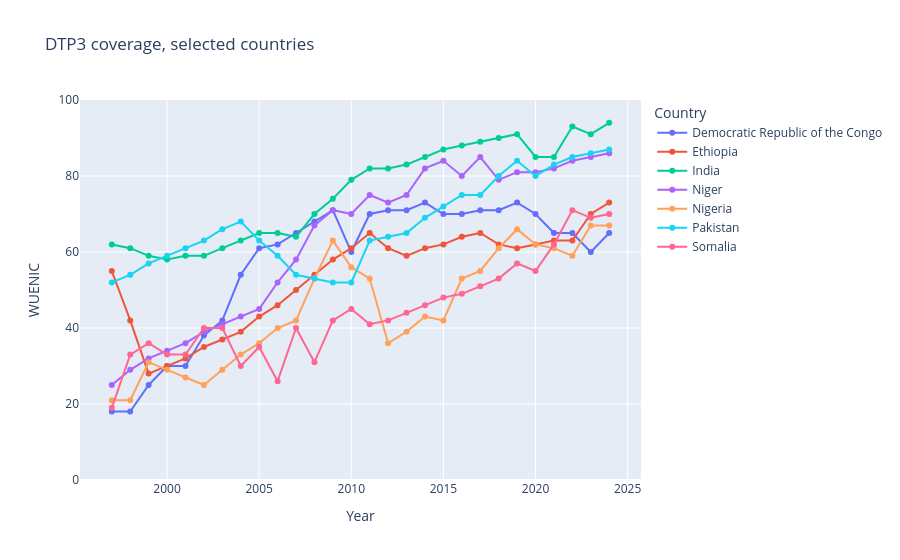

Notebook code cell kept with this figure:
### Markdown cell above
## Step 6.1: A single interactive line chart

### Code cell
import plotly.express as px

countries = ["Pakistan", "India", "Nigeria", "Ethiopia", "Democratic Republic of the Congo", "Niger", "Somalia"]
sub = df[(df["Country"].isin(countries)) & (df["Vaccine"] == "DTP3")]
fig = px.line(sub, x="Year", y="WUENIC", color="Country",
              markers=True, title="DTP3 coverage, selected countries")
fig.update_yaxes(range=[0, 100])
fig.show()

### Figure 1 — Plotly figure (JSON) as saved in the notebook; plotly's stock layout.template omitted (floating-point values rounded to 4 significant figures)
{"data": [{"hovertemplate": "Country=Democratic Republic of the Congo<br>Year=%{x}<br>WUENIC=%{y}<extra></extra>", "legendgroup": "Democratic Republic of the Congo", "line": {"color": "#636efa", "dash": "solid"}, "marker": {"symbol": "circle"}, "mode": "lines+markers", "name": "Democratic Republic of the Congo", "orientation": "v", "showlegend": true, "type": "scatter", "x": [1997, 1998, 1999, 2000, 2001, 2002, 2003, 2004, 2005, 2006, 2007, 2008, 2009, 2010, 2011, 2012, 2013, 2014, 2015, 2016, 2017, 2018, 2019, 2020, 2021, 2022, 2023, 2024], "xaxis": "x", "y": [18, 18, 25, 30, 30, 38, 42, 54, 61, 62, 65, 68, 71, 60, 70, 71, 71, 73, 70, 70, 71, 71, 73, 70, 65, 65, 60, 65], "yaxis": "y"}, {"hovertemplate": "Country=Ethiopia<br>Year=%{x}<br>WUENIC=%{y}<extra></extra>", "legendgroup": "Ethiopia", "line": {"color": "#EF553B", "dash": "solid"}, "marker": {"symbol": "circle"}, "mode": "lines+markers", "name": "Ethiopia", "orientation": "v", "showlegend": true, "type": "scatter", "x": [1997, 1998, 1999, 2000, 2001, 2002, 2003, 2004, 2005, 2006, 2007, 2008, 2009, 2010, 2011, 2012, 2013, 2014, 2015, 2016, 2017, 2018, 2019, 2020, 2021, 2022, 2023, 2024], "xaxis": "x", "y": [55, 42, 28, 30, 32, 35, 37, 39, 43, 46, 50, 54, 58, 61, 65, 61, 59, 61, 62, 64, 65, 62, 61, 62, 63, 63, 70, 73], "yaxis": "y"}, {"hovertemplate": "Country=India<br>Year=%{x}<br>WUENIC=%{y}<extra></extra>", "legendgroup": "India", "line": {"color": "#00cc96", "dash": "solid"}, "marker": {"symbol": "circle"}, "mode": "lines+markers", "name": "India", "orientation": "v", "showlegend": true, "type": "scatter", "x": [1997, 1998, 1999, 2000, 2001, 2002, 2003, 2004, 2005, 2006, 2007, 2008, 2009, 2010, 2011, 2012, 2013, 2014, 2015, 2016, 2017, 2018, 2019, 2020, 2021, 2022, 2023, 2024], "xaxis": "x", "y": [62, 61, 59, 58, 59, 59, 61, 63, 65, 65, 64, 70, 74, 79, 82, 82, 83, 85, 87, 88, 89, 90, 91, 85, 85, 93, 91, 94], "yaxis": "y"}, {"hovertemplate": "Country=Niger<br>Year=%{x}<br>WUENIC=%{y}<extra></extra>", "legendgroup": "Niger", "line": {"color": "#ab63fa", "dash": "solid"}, "marker": {"symbol": "circle"}, "mode": "lines+markers", "name": "Niger", "orientation": "v", "showlegend": true, "type": "scatter", "x": [1997, 1998, 1999, 2000, 2001, 2002, 2003, 2004, 2005, 2006, 2007, 2008, 2009, 2010, 2011, 2012, 2013, 2014, 2015, 2016, 2017, 2018, 2019, 2020, 2021, 2022, 2023, 2024], "xaxis": "x", "y": [25, 29, 32, 34, 36, 39, 41, 43, 45, 52, 58, 67, 71, 70, 75, 73, 75, 82, 84, 80, 85, 79, 81, 81, 82, 84, 85, 86], "yaxis": "y"}, {"hovertemplate": "Country=Nigeria<br>Year=%{x}<br>WUENIC=%{y}<extra></extra>", "legendgroup": "Nigeria", "line": {"color": "#FFA15A", "dash": "solid"}, "marker": {"symbol": "circle"}, "mode": "lines+markers", "name": "Nigeria", "orientation": "v", "showlegend": true, "type": "scatter", "x": [1997, 1998, 1999, 2000, 2001, 2002, 2003, 2004, 2005, 2006, 2007, 2008, 2009, 2010, 2011, 2012, 2013, 2014, 2015, 2016, 2017, 2018, 2019, 2020, 2021, 2022, 2023, 2024], "xaxis": "x", "y": [21, 21, 31, 29, 27, 25, 29, 33, 36, 40, 42, 53, 63, 56, 53, 36, 39, 43, 42, 53, 55, 61, 66, 62, 61, 59, 67, 67], "yaxis": "y"}, {"hovertemplate": "Country=Pakistan<br>Year=%{x}<br>WUENIC=%{y}<extra></extra>", "legendgroup": "Pakistan", "line": {"color": "#19d3f3", "dash": "solid"}, "marker": {"symbol": "circle"}, "mode": "lines+markers", "name": "Pakistan", "orientation": "v", "showlegend": true, "type": "scatter", "x": [1997, 1998, 1999, 2000, 2001, 2002, 2003, 2004, 2005, 2006, 2007, 2008, 2009, 2010, 2011, 2012, 2013, 2014, 2015, 2016, 2017, 2018, 2019, 2020, 2021, 2022, 2023, 2024], "xaxis": "x", "y": [52, 54, 57, 59, 61, 63, 66, 68, 63, 59, 54, 53, 52, 52, 63, 64, 65, 69, 72, 75, 75, 80, 84, 80, 83, 85, 86, 87], "yaxis": "y"}, {"hovertemplate": "Country=Somalia<br>Year=%{x}<br>WUENIC=%{y}<extra></extra>", "legendgroup": "Somalia", "line": {"color": "#FF6692", "dash": "solid"}, "marker": {"symbol": "circle"}, "mode": "lines+markers", "name": "Somalia", "orientation": "v", "showlegend": true, "type": "scatter", "x": [1997, 1998, 1999, 2000, 2001, 2002, 2003, 2004, 2005, 2006, 2007, 2008, 2009, 2010, 2011, 2012, 2013, 2014, 2015, 2016, 2017, 2018, 2019, 2020, 2021, 2022, 2023, 2024], "xaxis": "x", "y": [19, 33, 36, 33, 33, 40, 40, 30, 35, 26, 40, 31, 42, 45, 41, 42, 44, 46, 48, 49, 51, 53, 57, 55, 62, 71, 69, 70], "yaxis": "y"}], "layout": {"legend": {"title": {"text": "Country"}, "tracegroupgap": 0}, "title": {"text": "DTP3 coverage, selected countries"}, "xaxis": {"anchor": "y", "domain": [0, 1], "title": {"text": "Year"}}, "yaxis": {"anchor": "x", "domain": [0, 1], "range": [0, 100], "title": {"text": "WUENIC"}}}}
